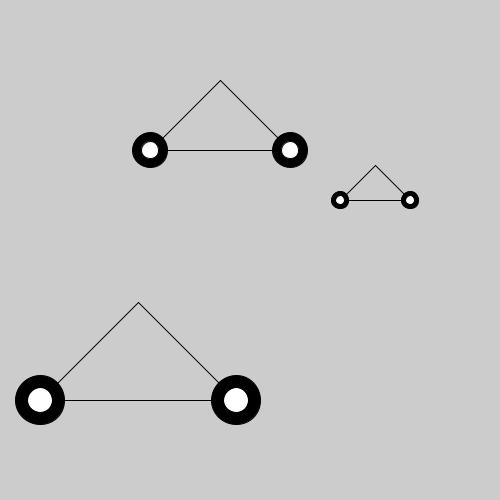
Frame 1 (no input)
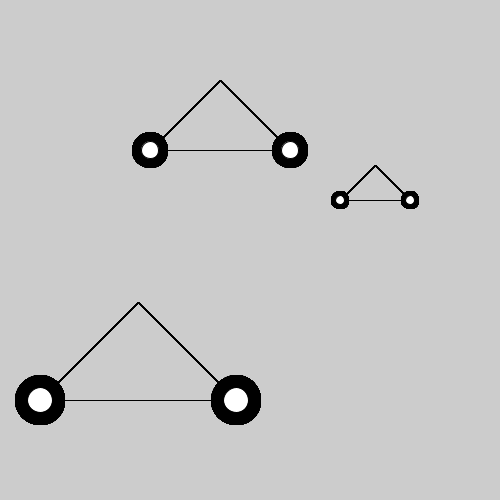
Frame 60 (the mouse pressed at the canvas centre just before this capture)
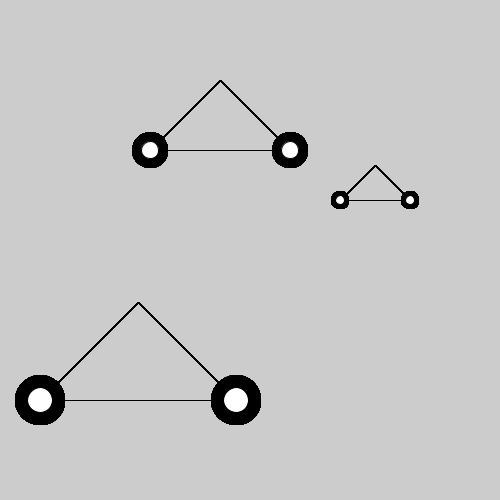
Frame 120 (the mouse held since frame 60 and released just before this capture)

The Processing sketch that drew these frames (run headless with seeded random() and noise(); from frame 60 on, the mouse is pressed at the canvas centre):

// Processing sketch: motorbike
// ── motorbike.pde

void setup() 
{
  size(500,500);
}

void draw()  // this function draws one motorbike 
{
  float x=150, y=150, size=140;  // set the value of x,y and size to be used later 
  motorbike(x, y, size);
  motorbike(x+190, y+50, size/2);
  motorbike(x-110, y+250, size*1.4);
}

void motorbike(float MyX, float MyY, float MySize) 
{
  triangle(MyX,MyY,MySize); // this draws the triangle frame of the motorbike 
  wheel(MyX,MyY,MySize/4); 
  wheel(MyX+MySize,MyY,MySize/4);
}

void triangle(float x, float y, float length) 
{
  float mid = length/2.0;
  line(x,y,x+length,y);
  line(x,y,x+mid,y-mid);
  line(x+length,y,x+mid,y-mid);
}

void wheel(float point_x, float point_y, float wheel_diameter) // makes overlapping black and white ellipses to look like wheels
{
  fill(0,0,0); // black wheel tire
  ellipse(point_x,point_y,wheel_diameter,wheel_diameter);
  
  fill(255,255,255); // white circle to complete wheel appearance
  ellipse(point_x,point_y,wheel_diameter/2,wheel_diameter/2);
}
